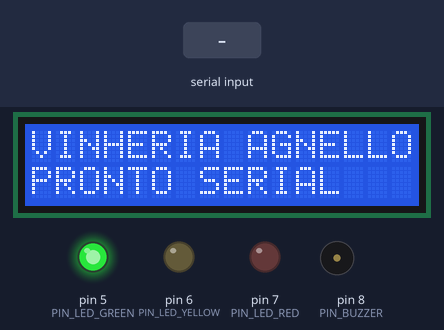
This sketch was run on a simulated Arduino Uno, built with avr-gcc and run on an emulated ATmega328P. Shown: 16×2 character LCD, output pins drawn as LEDs (lit = HIGH), buzzer (waves = sounding). The test bench sets the inputs (shaded band).

Above: at 1.2 s.
1.3 s: "CMD:CRITICO\n" received over Serial
At 1.91 s:
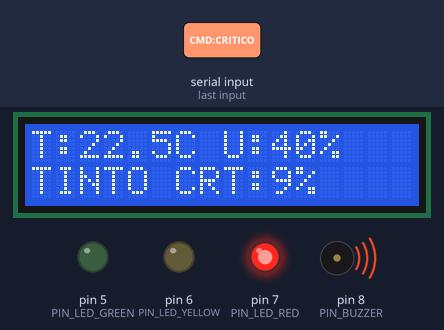
3.6 s: "CMD:PADRAO\n" received over Serial
At 4.6 s:
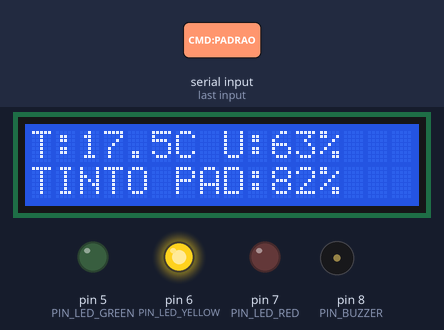
5.1 s: "R:1\n" received over Serial
At 5.71 s:
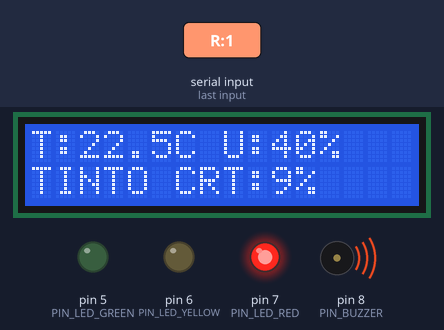
7.9 s: "Y:1\n" received over Serial
At 8.9 s:
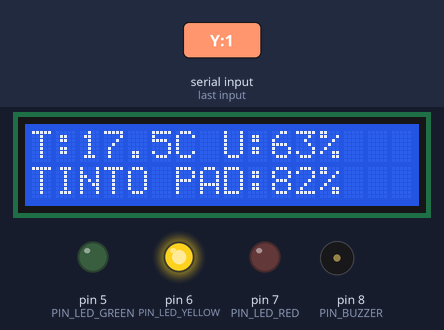
Timing chart, 0 to 10.4 s (numbered marks = the images above; inputs shaded):
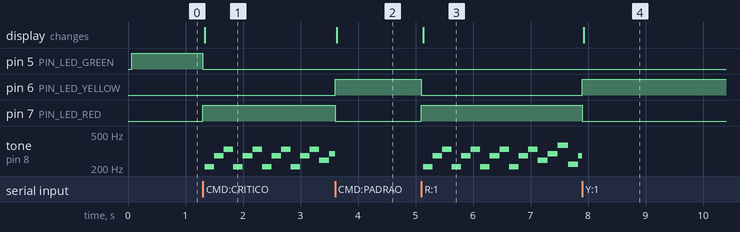

The sketch:

arduino_uno_physical.ino
```cpp
// CP5 VINHERIA AGNELLO — ARDUINO UNO / NANO / MEGA PONTE FÍSICA USB SERIAL
// Conecta via cabo USB ao computador (Node.js server.js) ou funciona standalone com DHT11 e LDR.
#include <Wire.h>
#include <LiquidCrystal_I2C.h>

#define PIN_DHT        2
#define PIN_LED_GREEN  5
#define PIN_LED_YELLOW 6
#define PIN_LED_RED    7
#define PIN_BUZZER     8
#define PIN_LDR        A0

LiquidCrystal_I2C lcd(0x27, 16, 2);

String curMode = "normal", curPreset = "TINTO";
int curHealth = 100, bthvIdx = 0;
unsigned long noteStartMs = 0;
bool noteActive = false;

const uint16_t BTHV_MELODY[][2] = {
  {208,160},{277,160},{330,160},{208,160},{277,160},{330,160},{208,160},{277,160},{330,160},{208,160},{277,160},{330,160},
  {247,170},{294,170},{370,170},{220,170},{277,170},{330,170},{208,170},{262,170},
  {415,360},{415,180},{415,180},{440,420},{415,260},{392,220},{415,480},{330,300},{277,300},{208,480},
  {330,240},{415,240},{494,360},{494,200},{554,420},{494,260},{466,220},{494,480},{415,300},{330,300},{247,480},
  {370,260},{440,260},{587,420},{554,320},{494,260},{440,260},{415,460},{277,320},{330,320},{139,600},{0,250}
};
const int BTHV_TOTAL = sizeof(BTHV_MELODY) / sizeof(BTHV_MELODY[0]);

void playBthvNonBlock() {
  unsigned long now = millis();
  if (curMode != "critico") { noTone(PIN_BUZZER); bthvIdx = 0; noteActive = false; return; }
  uint16_t freq = BTHV_MELODY[bthvIdx][0], dur = BTHV_MELODY[bthvIdx][1];
  if (!noteActive) {
    if (freq > 0) tone(PIN_BUZZER, freq); else noTone(PIN_BUZZER);
    noteActive = true; noteStartMs = now;
  } else if (now - noteStartMs >= dur) {
    noTone(PIN_BUZZER); noteActive = false;
    bthvIdx = (bthvIdx + 1) % BTHV_TOTAL;
  }
}

void updateLcd(String line1, String line2) {
  lcd.setCursor(0, 0); lcd.print(line1);
  for (int i = line1.length(); i < 16; i++) lcd.print(" ");
  lcd.setCursor(0, 1); lcd.print(line2);
  for (int i = line2.length(); i < 16; i++) lcd.print(" ");
}

void applyState(String mode, int health, String l1 = "", String l2 = "") {
  curMode = mode; curHealth = health;
  if (curMode == "normal") {
    digitalWrite(PIN_LED_GREEN, HIGH); digitalWrite(PIN_LED_YELLOW, LOW); digitalWrite(PIN_LED_RED, LOW);
    noTone(PIN_BUZZER);
    if (l1 == "") l1 = "T:15.8C U:68%";
    if (l2 == "") l2 = curPreset + " 1UP:" + String(health) + "%";
  } else if (curMode == "padrao") {
    digitalWrite(PIN_LED_GREEN, LOW); digitalWrite(PIN_LED_YELLOW, HIGH); digitalWrite(PIN_LED_RED, LOW);
    noTone(PIN_BUZZER);
    if (l1 == "") l1 = "T:17.5C U:63%";
    if (l2 == "") l2 = curPreset + " PAD:" + String(health) + "%";
  } else {
    digitalWrite(PIN_LED_GREEN, LOW); digitalWrite(PIN_LED_YELLOW, LOW); digitalWrite(PIN_LED_RED, HIGH);
    if (l1 == "") l1 = "T:22.5C U:40%";
    if (l2 == "") l2 = curPreset + " CRT:" + String(health) + "%";
  }
  updateLcd(l1, l2);
}

void parseSerialCommand(String line) {
  line.trim();
  if (line.length() == 0) return;
  String l1 = "", l2 = "";
  int idxL1 = line.indexOf("LCD1:"), idxL2 = line.indexOf("LCD2:");
  if (idxL1 >= 0) {
    int endL1 = (idxL2 > idxL1) ? idxL2 - 1 : line.length();
    l1 = line.substring(idxL1 + 5, endL1); l1.replace(";", "");
  }
  if (idxL2 >= 0) { l2 = line.substring(idxL2 + 5); l2.replace(";", ""); }

  if (line.indexOf("CMD:CRITICO") >= 0 || line.indexOf("R:1") >= 0) applyState("critico", 9, l1, l2);
  else if (line.indexOf("CMD:PADRAO") >= 0 || line.indexOf("Y:1") >= 0) applyState("padrao", 82, l1, l2);
  else if (line.indexOf("CMD:IDEAL") >= 0 || line.indexOf("CMD:NORMAL") >= 0 || line.indexOf("G:1") >= 0) applyState("normal", 100, l1, l2);
}

void setup() {
  Serial.begin(115200);
  pinMode(PIN_LED_GREEN, OUTPUT); pinMode(PIN_LED_YELLOW, OUTPUT);
  pinMode(PIN_LED_RED, OUTPUT); pinMode(PIN_BUZZER, OUTPUT);
  lcd.init(); lcd.backlight();
  applyState("normal", 100, "VINHERIA AGNELLO", "PRONTO SERIAL");
}

void loop() {
  if (Serial.available()) {
    String line = Serial.readStringUntil('\n');
    parseSerialCommand(line);
  }
  playBthvNonBlock();
  delay(5);
}
```

Measured:
- after the input at 1.3 s, pin 5 (PIN_LED_GREEN): HIGH → LOW at once; pin 7 (PIN_LED_RED): LOW → HIGH at once; tone on pin 8 (PIN_BUZZER): plays 208 Hz for 0.17 s, 277 Hz for 0.17 s, 330 Hz for 0.17 s, 208 Hz for 0.17 s, 277 Hz for 0.17 s, 330 Hz for 0.17 s … (14 notes in this stretch), starting at once; the display: changes at once (image 1)
- after the input at 3.6 s, pin 6 (PIN_LED_YELLOW): LOW → HIGH at once; pin 7 (PIN_LED_RED): HIGH → LOW at once; the display: changes at once (image 2)
- after the input at 5.1 s, pin 6 (PIN_LED_YELLOW): HIGH → LOW at once; pin 7 (PIN_LED_RED): LOW → HIGH at once; tone on pin 8 (PIN_BUZZER): plays 208 Hz for 0.17 s, 277 Hz for 0.17 s, 330 Hz for 0.17 s, 208 Hz for 0.17 s, 277 Hz for 0.17 s, 330 Hz for 0.17 s … (17 notes in this stretch), starting at once; the display: changes at once (image 3)
- after the input at 7.9 s, pin 6 (PIN_LED_YELLOW): LOW → HIGH at once; pin 7 (PIN_LED_RED): HIGH → LOW at once; the display: changes at once (image 4)
